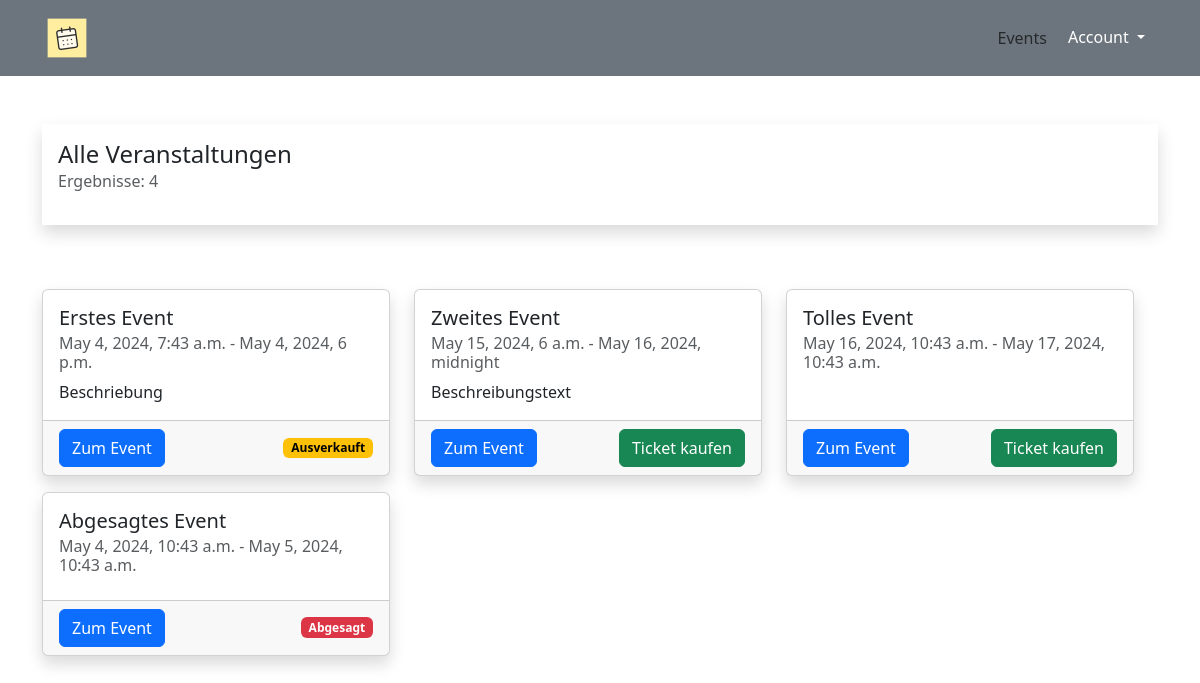
/events/ (signed in), run on the app's committed database.
### ticketApp/models.py (models this page shows, shortened)
class Event(models.Model):
    class EventStatus(models.TextChoices):
        ACTIVE = "AC", _("Aktiv")
        INACTIVE = "IA", _("Inaktiv")
        CANCELLED = "CA", _("Abgesagt")
        SOLDOUT = "SO", _("Ausverkauft")
    id = ShortUUIDField(primary_key=True, editable=False)
    title = models.CharField(max_length=200)
    location = models.ForeignKey(Location, on_delete=models.SET_NULL, null=True, blank=True)
    date_from = models.DateTimeField()
    description = models.TextField(blank=True)
    date_to = models.DateTimeField()
    max_participants = models.IntegerField()
    tickets_sold = models.IntegerField(default=0)
    event_status = models.CharField(max_length=2, choices=EventStatus.choices, default=EventStatus.INACTIVE)
    slug = AutoSlugField(populate_from=['id'])

### ticketApp/views.py (the view)
# urls.py: path('events/', views.events, name='events'),
def events(request):
    events = Event.objects.all().values()
    return render(request, "events/index.html", {'events': events})

### ticketApp/templates/events/index.html
{% extends "base.html" %}
{% block content %}
<div class="container">
    <div class="col mt-5 shadow p-3">
        <h4 class="mb-0">Alle Veranstaltungen</h4>
        <p class="text-body-secondary">Ergebnisse: {{events|length}}</p>
    </div>
    <div class="row">
        {% include "events/events-list.html" %}
    </div>
</div>
{% endblock %}

### ticketApp/templates/events/events-list.html
<div class="row mt-5 gy-3">
    {% for event in events %}
    <div class="col-lg-4 col-12">
        <div class="card h-100 shadow">
            <div class="card-body">
                <h5 class="card-title">{{event.title}}</h5>
                <h6 class="card-subtitle mb-2 text-muted">{{event.date_from}} - {{event.date_to}}</h6>
                <p class="card-text">{{event.description|truncatechars:100}}</p>
            </div>
            <div class="card-footer d-flex justify-content-between align-items-center">
                <a href="{% url 'event_detail' slug=event.slug %}" class="btn btn-primary">Zum Event</a>
                {% if event.event_status == 'SO' %}
                <span class="badge text-bg-warning">Ausverkauft</span>
                {%elif event.event_status == 'CA'%}
                <span class="badge text-bg-danger">Abgesagt</span>
                {%endif%}
                {%if event.event_status == 'AC' and event.tickets_sold < event.max_participants%}
                <button class="btn btn-success">Ticket kaufen</button>
                {% endif %}
            </div>
        </div>
    </div>
    {% endfor %}
</div>

### data on the page
Event: title "Erstes Event", date_from "May 4, 2024, 7:43 a.m.", date_to "May 4, 2024, 6 p.m.", description "Beschriebung", event_status "Ausverkauft"
Event: title "Zweites Event", date_from "May 15, 2024, 6 a.m.", date_to "May 16, 2024, midnight", description "Beschreibungstext", event_status "Ticket kaufen"
Event: title "Tolles Event", date_from "May 16, 2024, 10:43 a.m.", date_to "May 17, 2024, 10:43 a.m.", event_status "Ticket kaufen"
Event: title "Abgesagtes Event", date_from "May 4, 2024, 10:43 a.m.", date_to "May 5, 2024, 10:43 a.m.", event_status "Abgesagt"

### other printed values
{{ events|length }} "4"
